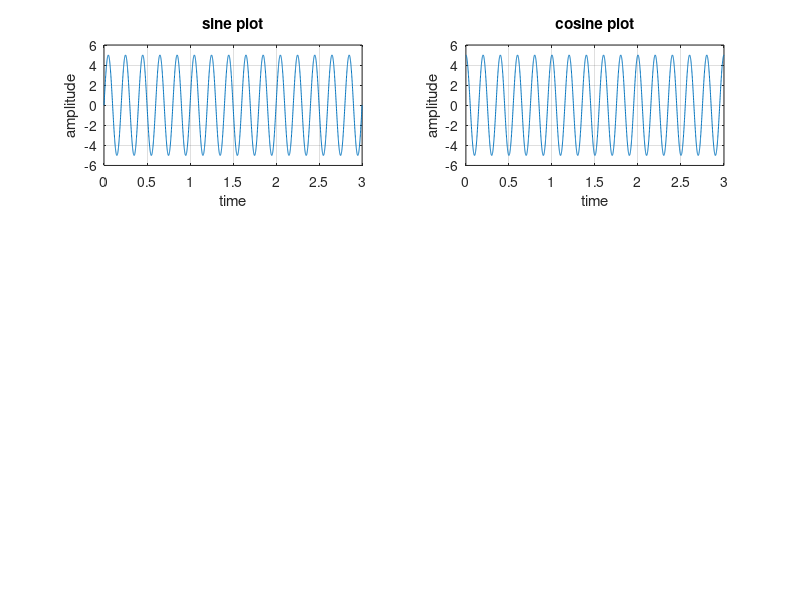

This chart was generated by the following MATLAB code: (Note: this script raises an error after producing the figure.)
clc 
close all
clear
A = input ('enter amplitude:');
F = input ('enter frequency:');
t = 0:0.001:3;
y1 = A*sin(2*pi*F*t);
subplot(3,2,1)
plot(t,y1)
title('sine plot')
xlabel('time')
ylabel('amplitude')
grid ON

y2 = A*cos(2*pi*F*t)
subplot(3,2,2)
plot(t,y2)
title('cosine plot')
xlabel('time')
ylabel('amplitude')
grid ON

y3 = signal_square(t);
subplot(3,2,3)
plot(t,y3)
title('square plot')
xlabel('time')
ylabel('amplitude')
grid ON

y4 = signal_triangle(t);
subplot(3,2,4)
plot(t,y4)
title('triangular plot')
xlabel('time')
ylabel('amplitude')
grid ON

y5 = signal_sawtooth(t);
subplot(3,2,5)
plot(t,y5)
title('sawtooth plot')
xlabel('time')
ylabel('amplitude')
grid ON